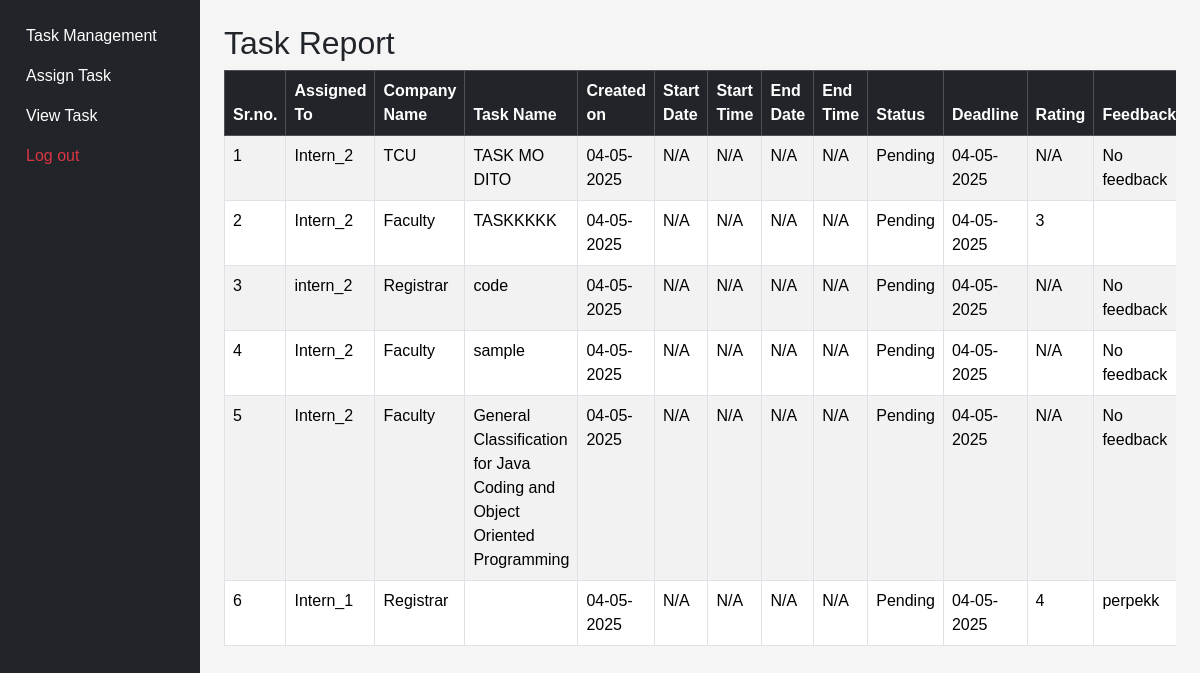
/view-task.php, run on the app's committed database.
### tables this page shows
CREATE TABLE `tasks` (
  `id` int(11) NOT NULL,
  `assigned_by` varchar(255) NOT NULL,
  `company_name` varchar(255) NOT NULL,
  `task_name` varchar(255) NOT NULL,
  `created_on` varchar(10) NOT NULL,
  `status` varchar(50) NOT NULL DEFAULT 'Pending',
  `deadline` varchar(10) NOT NULL,
  `assignee` varchar(255) NOT NULL,
  `file_path` varchar(255) DEFAULT NULL,
  `rating` int(11) DEFAULT NULL,
  `feedback` text DEFAULT NULL,
  `start_date` date DEFAULT NULL,
  `start_time` time DEFAULT NULL,
  `end_date` date DEFAULT NULL,
  `end_time` time DEFAULT NULL
);

### view-task.php (the view, shortened to what this page needs)
<?php
require 'db_connect.php';
$sql = "SELECT * FROM tasks ORDER BY created_on DESC";
$result = $conn->query($sql);
?>
<!DOCTYPE html>
<html lang="en">
<head>
    <link href="https://cdn.jsdelivr.net/npm/bootstrap@5.3.2/dist/css/bootstrap.min.css" rel="stylesheet">
    <link rel="stylesheet" href="static/styles.css">
</head>
<body>
    <div class="container-fluid">
        <div class="row">
            <div class="col-md-2 sidebar min-vh-100 bg-dark text-white p-3">
                <a href="supervisor-view.php" class="d-block text-white py-2">Task Management</a>
                <a href="assign-task.php" class="d-block text-white py-2">Assign Task</a>
                <a href="view-task.php" class="d-block text-white py-2">View Task</a>
                <a href="?logout=1" class="d-block text-danger py-2">Log out</a>
            </div>
            <div class="col-md-10 p-4">
                <h2>Task Report</h2>
                <div class="table-responsive">
                    <table class="table table-bordered table-striped">
                        <thead class="table-dark">
                            <tr>
                                <th>Sr.no.</th>
                                <th>Assigned To</th>
                                <th>Company Name</th>
                                <th>Task Name</th>
                                <th>Created on</th>
                                <th>Start Date</th>
                                <th>Start Time</th>
                                <th>End Date</th>
                                <th>End Time</th>
                                <th>Status</th>
                                <th>Deadline</th>
                                <th>Rating</th>
                                <th>Feedback</th>
                            </tr>
                        </thead>
                        <tbody>
                            <?php
                            if ($result->num_rows > 0) {
                                $sr_no = 1;
                                while ($row = $result->fetch_assoc()) {
                                    echo "<tr>";
                                    echo "<td>" . $sr_no++ . "</td>";
                                    echo "<td>" . htmlspecialchars($row['assigned_by'] ?? 'N/A') . "</td>";
                                    echo "<td>" . htmlspecialchars($row['company_name'] ?? 'N/A') . "</td>";
                                    echo "<td>" . htmlspecialchars($row['task_name'] ?? 'N/A') . "</td>";
                                    echo "<td>" . (isset($row['created_on']) ? date('m-d-Y',) : 'N/A') . "</td>";
                                    echo "<td>" . htmlspecialchars($row['start_date'] ?? 'N/A') . "</td>";
                                    echo "<td>" . htmlspecialchars($row['start_time'] ?? 'N/A') . "</td>";
                                    echo "<td>" . htmlspecialchars($row['end_date'] ?? 'N/A') . "</td>";
                                    echo "<td>" . htmlspecialchars($row['end_time'] ?? 'N/A') . "</td>";
                                    echo "<td>" . htmlspecialchars($row['status'] ?? 'N/A') . "</td>";
                                    echo "<td>" . (isset($row['deadline']) ? date('m-d-Y', ) : 'N/A') . "</td>";
                                    echo "<td>" . htmlspecialchars($row['rating'] ?? 'N/A') . "</td>";
                                    echo "<td>" . htmlspecialchars($row['feedback'] ?? 'No feedback') . "</td>";
                                    echo "</tr>";
                                }
                            } else {
                                echo "<tr><td colspan='15' class='text-center'>No tasks available</td></tr>";
                            }
                            ?>
                        </tbody>
                    </table>
                </div>
            </div>
        </div>
    </div>
</body>
</html>

### static/styles.css (style rules this page uses)
body { font-family: Arial, sans-serif; background-color: #f5f5f5; }
.sidebar { height: 100vh; background: #343a40; color: white; padding: 20px; }
.sidebar a { color: white; display: block; padding: 10px; text-decoration: none; }

### data on the page
tasks: assigned_by "Intern_2", company_name "TCU", task_name "TASK MO DITO", start_date "N/A", start_time "N/A", end_date "N/A", end_time "N/A", status "Pending", rating "N/A", feedback "No feedback"
tasks: assigned_by "Intern_2", company_name "Faculty", task_name "TASKKKKK", start_date "N/A", start_time "N/A", end_date "N/A", end_time "N/A", status "Pending", rating "3"
tasks: assigned_by "intern_2", company_name "Registrar", task_name "code", start_date "N/A", start_time "N/A", end_date "N/A", end_time "N/A", status "Pending", rating "N/A", feedback "No feedback"
tasks: assigned_by "Intern_2", company_name "Faculty", task_name "sample", start_date "N/A", start_time "N/A", end_date "N/A", end_time "N/A", status "Pending", rating "N/A", feedback "No feedback"
tasks: assigned_by "Intern_2", company_name "Faculty", task_name "General Classification for Java Coding and Object Oriented Programming", start_date "N/A", start_time "N/A", end_date "N/A", end_time "N/A", status "Pending", rating "N/A", feedback "No feedback"
tasks: assigned_by "Intern_1", company_name "Registrar", start_date "N/A", start_time "N/A", end_date "N/A", end_time "N/A", status "Pending", rating "4", feedback "perpekk"
